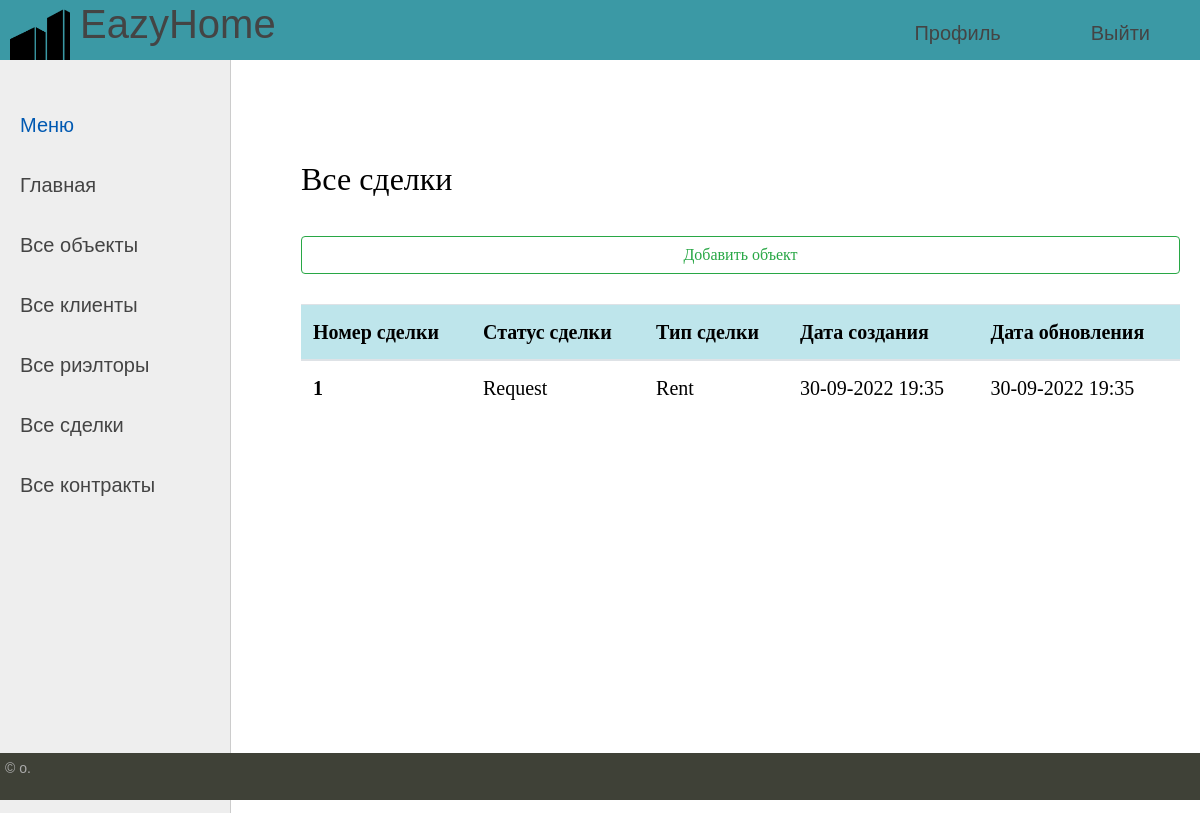
The page /deals/ on the database as committed earlier.
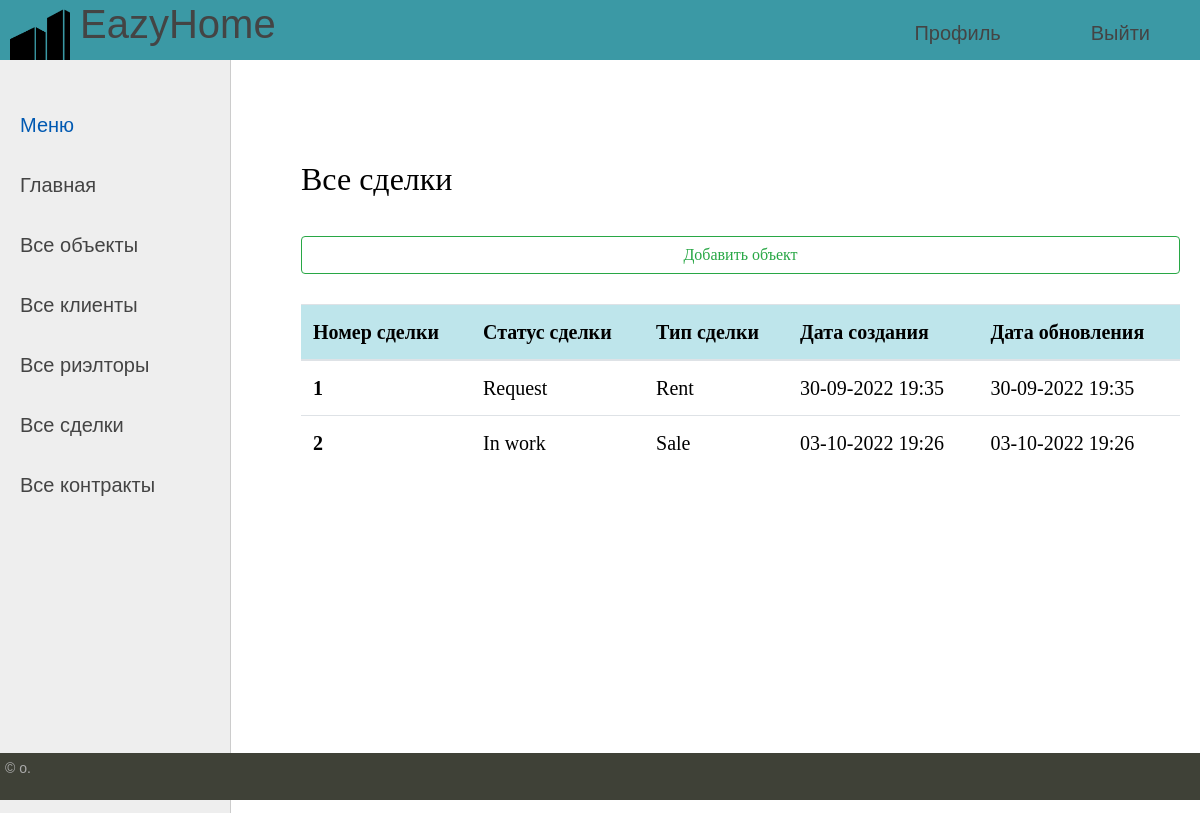
The same page on the database as committed later.
### buildings/models.py (models this page shows, shortened)
class Deal(models.Model):
    R = 'Request'
    CN = 'Clarification needed'
    IW = 'In work'
    UR = 'Under review'
    CMPLTD = 'Completed'
    CNCLD = 'Canceled'
    ARCH = 'Archived'
    STATUS_TYPE = [
        (R, "Запрос сделки"),
        (CN, "Нужно уточнение"),
        (IW, "В работе"),
        (UR, "Ревью"),
        (CMPLTD, "Завершена"),
        (CNCLD, "Отменена"),
        (ARCH, "Archived"),
    ]
    RENT = 'Rent'
    SALE = 'Sale'
    PURCHASE = 'Purchase'
    DEAL_TYPE = [
        (RENT, "Аренда"),
        (SALE, "Продажа"),
        (PURCHASE, "Купля"),
    ]
    id_deal = models.AutoField(auto_created=True, primary_key=True, serialize=False, verbose_name='id_deal')
    id_status_deal = models.CharField(max_length=32, choices=STATUS_TYPE, default=R, verbose_name="Статус сделки")
    id_type_deal = models.CharField(max_length=32, choices=DEAL_TYPE, default=R, verbose_name="Тип сделки")
    time_create = models.DateTimeField(auto_now_add=True, verbose_name="Дата создания")
    time_update = models.DateTimeField(auto_now_add=True, verbose_name="Дата обновления")

### buildings/views.py (the view)
# urls.py: path('deals/', get_deals, name='deals'),
def get_deals(request):
    model = Deal.objects.all()
    context = {
        'model': model,
        'menu': menu,
        'title': 'Все сделки'
    }
    return render(request, 'buildings/deals.html', context = context)

### buildings/templates/buildings/deals.html
{% extends 'buildings/base.html' %}
{% block content %}
<h2>{{title}}</h2>
<button type="button" class="btn btn-outline-success" onclick="location.href={% url 'add_estate' %}">Добавить объект</button>
	<table class="table table-hover">
  <thead class="table-info">
    <tr>
      <th scope="col">Номер сделки</th>
      <th scope="col">Статус сделки</th>
      <th scope="col">Тип сделки</th>
	  <th scope="col">Дата создания</th>
	  <th scope="col">Дата обновления</th>
    </tr>
  </thead>
  <tbody>
    {% for p in model %}
    <tr>
      <th scope="row">{{p.id_deal}}</th>
      <td>{{p.id_status_deal}}</td>
      <td>{{p.id_type_deal}}</td>
	  <td>{{p.time_create|date:"d-m-Y H:i"}}</td>
	  <td>{{p.time_update|date:"d-m-Y H:i"}}</td>
		{% endfor %}
    </tr>
  </tbody>
</table>
{% endblock %}

Rows that differ between the two databases and show on the page:
added Deal: id_deal "2", id_status_deal "In work", id_type_deal "Sale", time_create "03-10-2022 19:26", time_update "03-10-2022 19:26"
